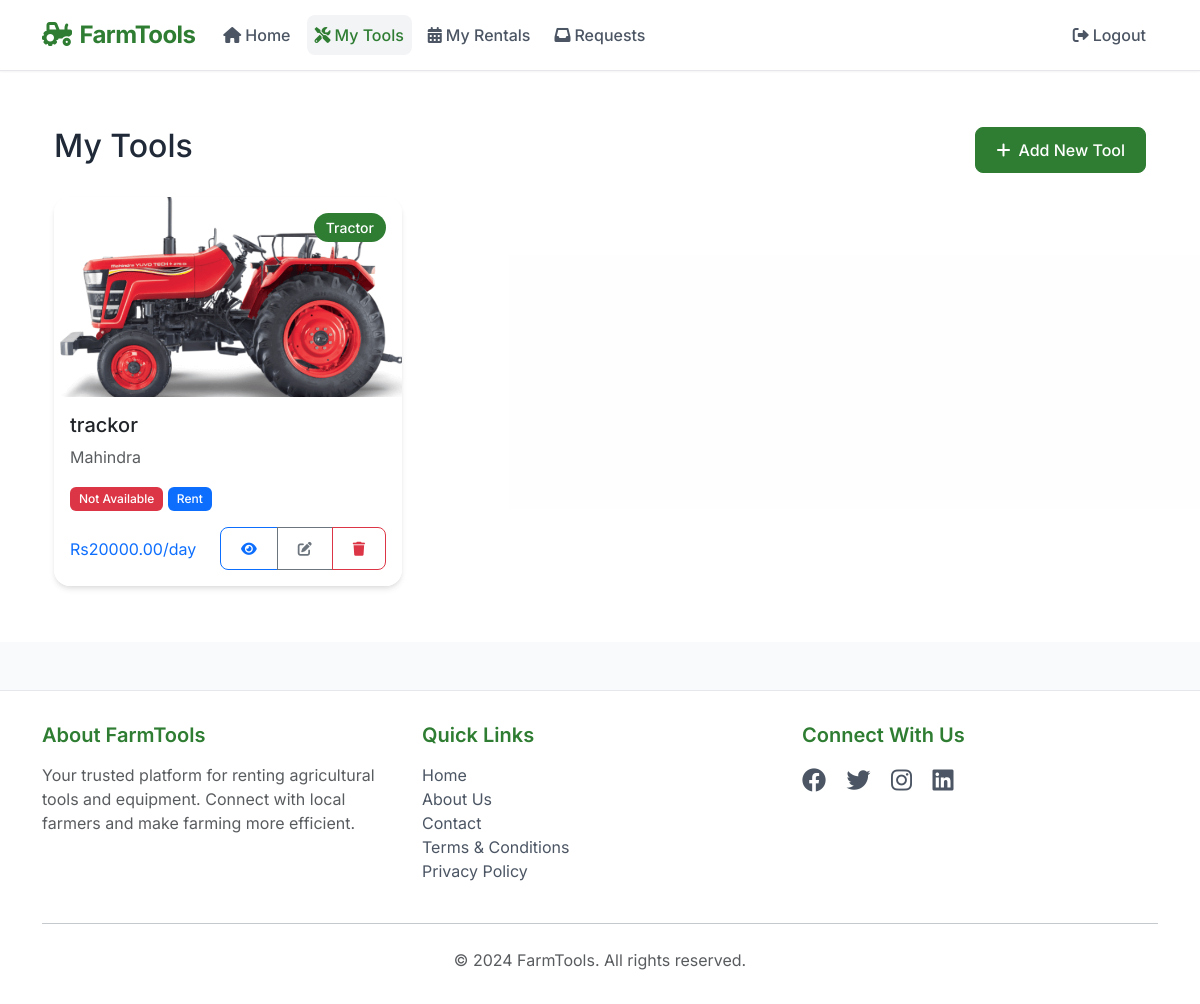
Page /tools/my-tools (signed in) on the committed database.
### app.py (models this page shows)
class Tool(db.Model):
    id = db.Column(db.Integer, primary_key=True)
    created_at = db.Column(db.DateTime, default=datetime.utcnow)
    name = db.Column(db.String(100), nullable=False)
    category = db.Column(db.String(100), nullable=False)  # e.g., 'Tractor', 'Harvester', 'Plow', etc.
    brand = db.Column(db.String(100), nullable=False)
    condition = db.Column(db.String(50), nullable=False)
    description = db.Column(db.Text, nullable=False)
    owner_id = db.Column(db.Integer, db.ForeignKey('user.id'), nullable=False)
    is_available = db.Column(db.Boolean, default=True)
    listing_type = db.Column(db.String(10), nullable=False)  # 'rent' or 'sale'
    price_per_day = db.Column(db.Float, nullable=True)
    sale_price = db.Column(db.Float, nullable=True)
    image_url_1 = db.Column(db.String(200))
    image_url_2 = db.Column(db.String(200))
    image_url_3 = db.Column(db.String(200))
    power_source = db.Column(db.String(50))  # e.g., 'Diesel', 'Electric', 'Manual'
    maintenance_status = db.Column(db.String(50))  # e.g., 'Excellent', 'Good', 'Fair'
    last_maintenance_date = db.Column(db.DateTime)
    rentals = db.relationship('Rental', backref='tool', lazy=True)
    rental_requests = db.relationship('RentalRequest', backref='tool', lazy=True)
    tool_purchases = db.relationship('Purchase', backref=db.backref('tool_details', lazy=True))

### app.py (the view)
@app.route('/tools/my-tools')
@login_required
def my_tools():
    user = User.query.get(session['user_id'])
    return render_template('my_tools.html', tools=user.owned_tools)

### app.py (called while the page is built)
def login_required(f):
    @wraps(f)
    def decorated_function(*args, **kwargs):
        if not session.get('user_id'):
            flash('Please login first')
            return redirect(url_for('login'))
        return f(*args, **kwargs)
    return decorated_function

@app.context_processor
def utility_processor():
    def get_pending_requests_count():
        if not session.get('user_id'):
            return 0
        return RentalRequest.query.join(Tool).filter(
            Tool.owner_id == session['user_id'],
            RentalRequest.status == 'pending'
        ).count()
    return {'get_pending_requests_count': get_pending_requests_count}

### templates/my_tools.html (shortened to what this page needs)
{% extends "base.html" %}
{% block content %}
<div class="container py-4">
    <div class="d-flex justify-content-between align-items-center mb-4">
        <h2>My Tools</h2>
        <a href="{{ url_for('add_tool') }}" class="btn btn-primary">
            <i class="fas fa-plus me-2"></i>Add New Tool
        </a>
    </div>
    {% if tools %}
    <div class="row g-4">
        {% for tool in tools %}
        <div class="col-md-4">
            <div class="card h-100">
                {% if tool.image_url_1 %}
                <img src="{{ url_for('static', filename=tool.image_url_1.replace('\\', '/')) }}" class="card-img-top" alt="{{ tool.name }}">
                {% else %}
                <img src="{{ url_for('static', filename='images/tool-placeholder.jpg') }}" class="card-img-top" alt="Tool placeholder">
                {% endif %}
                <span class="tool-category-badge">{{ tool.category }}</span>
                <div class="card-body">
                    <h5 class="card-title">{{ tool.name }}</h5>
                    <p class="card-text text-muted">{{ tool.brand }}</p>
                    <div class="mb-3">
                        <span class="badge {% if tool.is_available %}bg-success{% else %}bg-danger{% endif %}">
                            {% if tool.is_available %}Available{% else %}Not Available{% endif %}
                        </span>
                        <span class="badge bg-primary">{{ tool.listing_type|title }}</span>
                    </div>
                    <div class="d-flex justify-content-between align-items-center">
                        <div>
                            {% if tool.listing_type == 'rent' %}
                            <span class="text-primary">Rs{{ "%.2f"|format(tool.price_per_day) }}/day</span>
                            {% else %}
                            <span class="text-success">Rs{{ "%.2f"|format(tool.sale_price) }}</span>
                            {% endif %}
                        </div>
                        <div class="btn-group">
                            <a href="{{ url_for('view_tool', tool_id=tool.id) }}" class="btn btn-sm btn-outline-primary">
                                <i class="fas fa-eye"></i>
                            </a>
                            <a href="{{ url_for('edit_tool', tool_id=tool.id) }}" class="btn btn-sm btn-outline-secondary">
                                <i class="fas fa-edit"></i>
                            </a>
                            <a href="{{ url_for('delete_tool', tool_id=tool.id) }}"
                               class="btn btn-sm btn-outline-danger"
                               onclick="return confirm('Are you sure you want to delete this tool?')">
                                <i class="fas fa-trash"></i>
                            </a>
                        </div>
                    </div>
                </div>
            </div>
        </div>
        {% endfor %}
    </div>
    {% endif %}
</div>
{% endblock %}

### templates/base.html (style rules this page uses)
:root { --primary-color: #2e7d32; --primary-dark: #1b5e20; --primary-light: #4caf50; --success-color: #2e7d32; --danger-color: #d32f2f; --warning-color: #f57c00; --info-color: #1976d2; --gray-50: #f9fafb; --gray-100: #f3f4f6; --gray-200: #e5e7eb; --gray-300: #d1d5db; --gray-600: #4b5563; --gray-700: #374151; --gray-800: #1f2937; }
body { display: flex; flex-direction: column; min-height: 100vh; font-family: 'Inter', -apple-system, BlinkMacSystemFont, sans-serif; background-color: var(--gray-50); color: var(--gray-800); background-image: url('/static/images/farm-background.jpeg'); background-size: cover; background-position: center; background-attachment: fixed; }
.btn { font-weight: 500; padding: 0.625rem 1.25rem; border-radius: 0.5rem; transition: all 0.2s; }
.btn-primary { background-color: var(--primary-color); border-color: var(--primary-color); color: white; }
.card { border: none; border-radius: 1rem; box-shadow: 0 4px 6px -1px rgba(0, 0, 0, 0.1), 0 2px 4px -1px rgba(0, 0, 0, 0.06); transition: transform 0.2s; background-color: rgba(255, 255, 255, 0.95); }
.card-img-top { border-top-left-radius: 1rem; border-top-right-radius: 1rem; height: 200px; object-fit: cover; }
.tool-category-badge { position: absolute; top: 1rem; right: 1rem; background-color: var(--primary-color); color: white; padding: 0.25rem 0.75rem; border-radius: 2rem; font-size: 0.875rem; font-weight: 500; }
.badge { padding: 0.5em 0.75em; font-weight: 500; }

### rows in the picture
Tool: category "Tractor", name "trackor", brand "Mahindra", is_available "Not Available", listing_type "Rent", price_per_day "20000.00"
